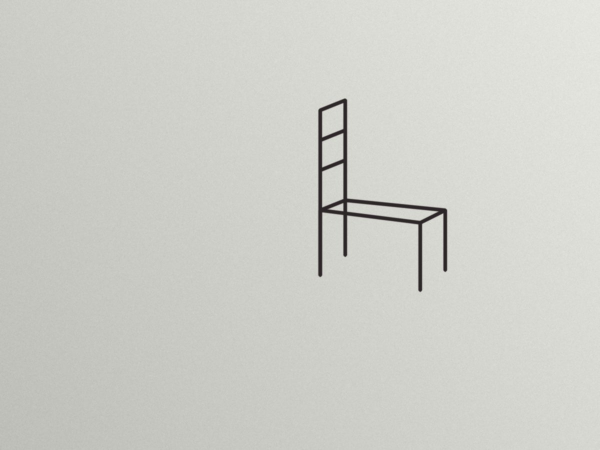
#> input picture examples/sketch-photo.jpg, 1200 x 900 px (shown at 1/2 size)
$ python -i preprocessing.py   (imports and definitions only)
#> lines starting #> are read from the running program, lines starting #| are printed output that depends on the picture; after the words box and inside, x2 and y2 are one past the last pixel; in counts of white or black regions, pixels touching at a corner belong together
"""
Sketch preprocessing that straightens, crops, normalizes, and resizes a photographed drawing.
"""

import cv2
import hashlib
import numpy as np

from abc import ABC, abstractmethod
from collections.abc import Mapping
from dataclasses import dataclass
from types import MappingProxyType
from typing import Final

from sketchloop.capture import InvalidSketchError
from sketchloop.domain import ColorMode, ControlValue, ImageRef, Rotation


# Generation conditioning treats pixels this much darker than the paper as strokes, and the crop keeps a margin around them.
STROKE_CONTRAST: Final = 64
CROP_MARGIN_RATIO: Final = 0.05
TARGET_LONG_SIDE_PIXELS: Final = 512

# A paper outline counts only if it covers this share of the image but does not fill it, which would mean no visible edge.
MIN_PAPER_AREA_RATIO: Final = 0.2
MAX_PAPER_AREA_RATIO: Final = 0.95

# Pixel sizes tuned on a 640 px webcam frame, scaled with the image's long side.
REFERENCE_LONG_SIDE_PIXELS: Final = 640
OPENING_PIXELS: Final = 9
PAPER_ERODE_PIXELS: Final = 25
PAPER_BLUR_PIXELS: Final = 31
MIN_STROKE_AREA_PIXELS: Final = 20
STROKE_REACH_PIXELS: Final = 40
THICKEN_PIXELS: Final = 3

# Pencil strokes are pixels this much darker than the surrounding paper.
LOCAL_STROKE_CONTRAST: Final = 12

# A partly visible sheet is straightened only when it tilts more than this, so a level sheet is left untouched.
MIN_TILT_DEGREES: Final = 1.0

# Outline points this close to the image border are where the frame cuts a sheet, not the sheet's own corners or edges.
FRAME_EDGE_PIXELS: Final = 3

# Bare file names of the paper-frame canvas and its strokes, placed by the caller.
CANVAS_FILE: Final = "canvas.png"
CANVAS_STROKES_FILE: Final = "strokes.png"
CANVAS_FILLED_FILE: Final = "canvas-filled.png"

# OpenCV rotation codes by clockwise angle in degrees.
ROTATE_CODES: Final = {
    Rotation.DEG_000: None,
    Rotation.DEG_090: cv2.ROTATE_90_CLOCKWISE,
    Rotation.DEG_180: cv2.ROTATE_180,
    Rotation.DEG_270: cv2.ROTATE_90_COUNTERCLOCKWISE,
}


@dataclass(frozen=True, slots=True, kw_only=True)
class PreprocessingStep:
    """
    One applied preprocessing operation and the parameters it actually used.
    """
    name: str
    params: Mapping[str, ControlValue]

    def __post_init__(self) -> None:
        # Copy into a read-only view so the recorded parameters cannot change after the fact.
        object.__setattr__(self, "params", MappingProxyType(dict(self.params)))


@dataclass(frozen=True, slots=True, kw_only=True)
class PreprocessedSketch:
    """
    The processed sketch image, its PNG bytes, and the ordered steps that produced it.
    """
    image: ImageRef
    payload: bytes
    steps: tuple[PreprocessingStep, ...]


@dataclass(frozen=True, slots=True, kw_only=True)
class PaperCanvas:
    image: ImageRef  # Grayscale paper frame at the canvas size, path "canvas.png" until the caller places it
    payload: bytes  # PNG bytes of the image
    steps: tuple[PreprocessingStep, ...]  # grayscale, rotate, isolate_paper, crop_to_paper when used, resize_to_canvas
    filled: ImageRef  # Mode L mask at the canvas size, 255 where the canvas was filled in rather than seen on the paper
    filled_payload: bytes  # PNG bytes of the filled mask


# [5 lines left out: function odd_kernel_size, not called in this run]


def threshold_bright(gray: np.ndarray) -> np.ndarray:
    """
    Separate light paper from a darker background with a blurred Otsu threshold, returning a mask that is 255 on bright pixels.
    """
    return cv2.threshold(cv2.GaussianBlur(gray, (5, 5), 0), 0, 255, cv2.THRESH_BINARY + cv2.THRESH_OTSU)[1]


def find_paper_corners(gray: np.ndarray) -> np.ndarray | None:
    """
    Find the four corners of the largest light region when it is a convex quadrilateral of a plausible size.

    Args:
        gray (np.ndarray): Grayscale image.

    Returns:
        np.ndarray | None: The corners as a 4x2 float array, or None when the paper's corners are not all visible.
    """
    # Take the largest outer outline of the bright region and check that it is a plausible paper size.
    height, width = gray.shape
    contours = cv2.findContours(threshold_bright(gray), cv2.RETR_EXTERNAL, cv2.CHAIN_APPROX_SIMPLE)[0]
    paper = max(contours, key=cv2.contourArea, default=None)
    area_ratio = 0.0 if paper is None else cv2.contourArea(paper) / (width * height)
    if not MIN_PAPER_AREA_RATIO <= area_ratio <= MAX_PAPER_AREA_RATIO:
        return None

    # Simplify the outline and accept it only as a convex quadrilateral.
    corners: np.ndarray = cv2.approxPolyDP(paper, 0.02 * cv2.arcLength(paper, True), True)
    if len(corners) != 4 or not cv2.isContourConvex(corners):
        return None

    # A corner on the frame edge is where the frame cuts the sheet, not a paper corner.
    corners = corners.reshape(4, 2).astype(np.float32)
    if is_on_frame_edge(corners, width, height).any():
        return None

    return corners


# [53 lines left out: functions is_on_frame_edge, list_outline_edges, measure_tilt_degrees, order_corners, not called in this run]


def correct_perspective(gray: np.ndarray) -> tuple[np.ndarray, dict[str, ControlValue]]:
    """
    Warp the largest light four-cornered region (the paper) to a rectangle, or keep the image if none is found.

    Args:
        gray (np.ndarray): Grayscale image.

    Returns:
        tuple[np.ndarray, dict[str, ControlValue]]: The straightened image and the perspective parameters used.
    """
    height, width = gray.shape
    corners = find_paper_corners(gray)
    if corners is None:
        return gray, {"corners_found": False, "width": width, "height": height}

    # Size the output by the longer of each pair of opposite edges, then warp the paper onto it.
    source, tilt = order_corners(corners)
    top_left, top_right, bottom_right, bottom_left = source
    out_width = round(max(np.linalg.norm(top_right - top_left), np.linalg.norm(bottom_right - bottom_left)))
    out_height = round(max(np.linalg.norm(bottom_left - top_left), np.linalg.norm(bottom_right - top_right)))
    target = np.array([[0, 0], [out_width - 1, 0], [out_width - 1, out_height - 1], [0, out_height - 1]], dtype=np.float32)
    warped = cv2.warpPerspective(gray, cv2.getPerspectiveTransform(source, target), (out_width, out_height))
    corner_text = " ".join(f"{round(float(x))},{round(float(y))}" for x, y in source)
    params: dict[str, ControlValue] = {
        "corners_found": True,
        "corners": corner_text,
        "tilt_degrees": round(tilt, 1),
        "width": out_width,
        "height": out_height,
    }
    return warped, params


# [468 lines left out: functions find_paper_mask, straighten_tilt, isolate_paper, is_within_reach, mark_darker_pixels, extract_strokes and 15 more, not called in this run]


class Preprocessor(ABC):
    """
    Prepares a raw sketch for generation and records each applied step with the parameters it used.
    """

    # [13 lines left out: function preprocess, not called in this run]


class StrokePreprocessor(Preprocessor):
    """
    Default preprocessor that straightens the paper, isolates the strokes, and crops and resizes them.
    """

    # [5 lines left out: function preprocess, not called in this run]


class MinimalPreprocessor(Preprocessor):
    """
    Preprocessor for clean drawings, such as scans or digital uploads, that only converts, rotates, and resizes.
    """

    # [5 lines left out: function preprocess, not called in this run]

>>> import cv2
>>> picture = cv2.imread('../../examples/sketch-photo.jpg', cv2.IMREAD_GRAYSCALE)
#> picture: shape (900, 1200); min 33, max 234, mean 206.7
>>> result = correct_perspective(picture)
#> in threshold_bright, `return cv2.threshold(cv2.GaussianBlur(gray, (5, 5), 0), 0, 255, cv2.TH..`:
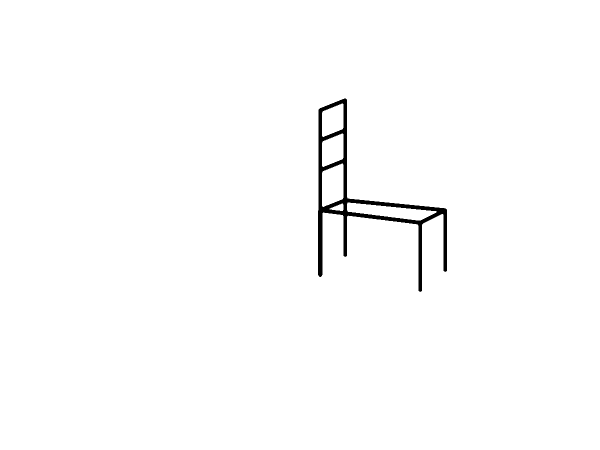
#> returned value: shape (900, 1200) (shown at 1/2 size); 98.9% white; 1 black region, box (x1, y1, x2, y2) and area: (636, 197, 894, 584) 11400
#> in find_paper_corners, `contours = cv2.findContours(threshold_bright(gray), cv2.RETR_EXTERNAL,..`: contours = [[[0, 0], [0, 899], [1199, 899], [1199, 0]]]
#> in find_paper_corners, `paper = max(contours, key=cv2.contourArea, default=None)`: paper = [[0, 0], [0, 899], [1199, 899], [1199, 0]]
#> in find_paper_corners, `area_ratio = 0.0 if paper is None else cv2.contourArea(paper) / (width..`: area_ratio = 0.998
